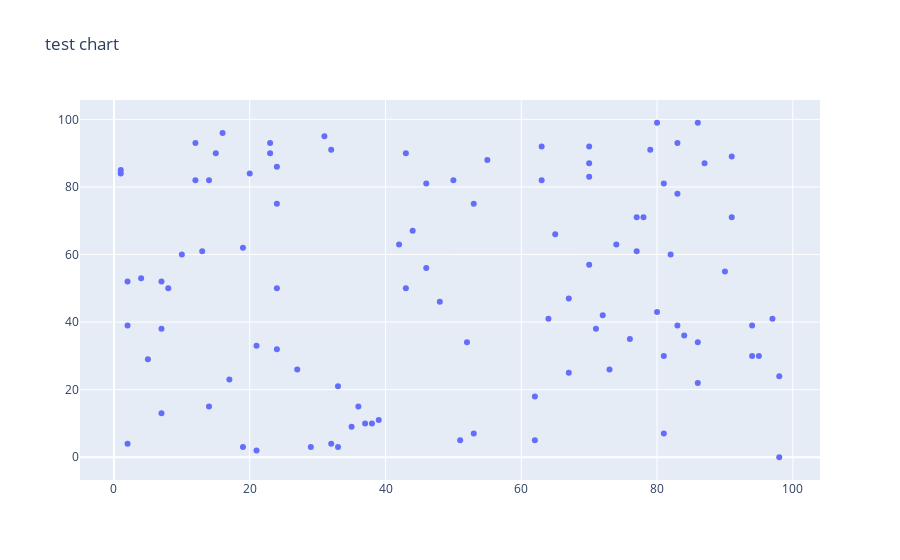

Notebook source saved alongside this figure:
### Code cell
# this is to test the jupyterlab-dash extension

from plotly.offline import plot, iplot, init_notebook_mode
from plotly import graph_objs as go

init_notebook_mode(connected=True)

iplot({
    "data": [go.Scatter(x=np.random.randint(0, 100, 100), y=np.random.randint(0, 100, 100), mode="markers")],
    "layout": go.Layout(title="test chart")
})

### Figure 1 — Plotly figure (JSON) as saved in the notebook; plotly's stock layout.template omitted (floating-point values rounded to 4 significant figures)
{"data": [{"mode": "markers", "type": "scatter", "x": [86, 32, 86, 50, 5, 1, 77, 32, 29, 55, 91, 70, 97, 10, 63, 51, 44, 94, 24, 81, 78, 31, 62, 76, 24, 81, 70, 84, 65, 8, 23, 74, 14, 52, 43, 80, 2, 70, 37, 43, 53, 48, 17, 83, 63, 7, 83, 62, 94, 73, 64, 46, 16, 14, 24, 33, 70, 21, 71, 39, 23, 87, 83, 13, 79, 4, 1, 20, 7, 86, 98, 82, 67, 80, 19, 91, 35, 27, 12, 90, 77, 38, 72, 19, 12, 15, 53, 46, 2, 21, 2, 24, 36, 33, 67, 81, 98, 7, 42, 95], "y": [22, 91, 99, 82, 29, 85, 71, 4, 3, 88, 89, 83, 41, 60, 82, 5, 67, 39, 50, 7, 71, 95, 18, 35, 75, 30, 57, 36, 66, 50, 93, 63, 82, 34, 90, 43, 52, 87, 10, 50, 75, 46, 23, 39, 92, 52, 93, 5, 30, 26, 41, 81, 96, 15, 86, 3, 92, 2, 38, 11, 90, 87, 78, 61, 91, 53, 84, 84, 13, 34, 0, 60, 47, 99, 3, 71, 9, 26, 82, 55, 61, 10, 42, 62, 93, 90, 7, 56, 4, 33, 39, 32, 15, 21, 25, 81, 24, 38, 63, 30]}], "layout": {"autosize": true, "title": {"text": "test chart"}, "xaxis": {"autorange": true, "range": [-4.689, 103.7], "type": "linear"}, "yaxis": {"autorange": true, "range": [-7.252, 106.3], "type": "linear"}}}
